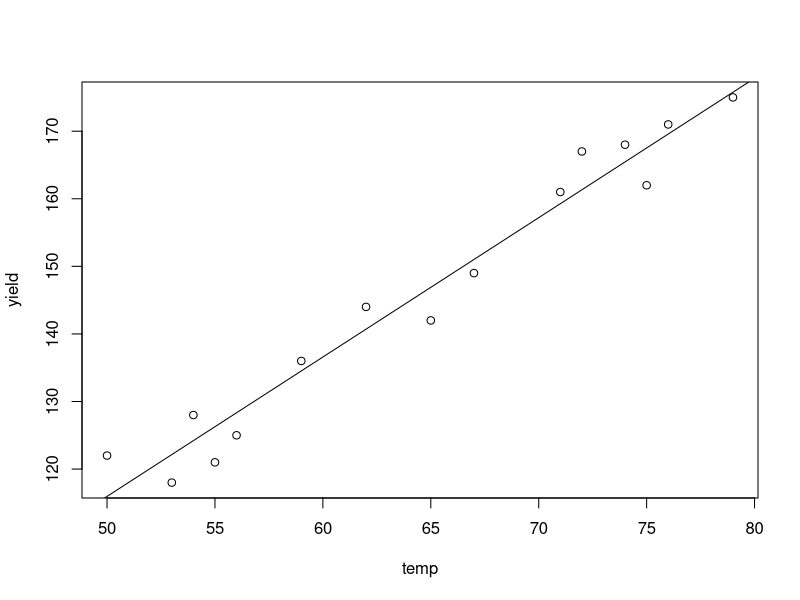

Recreate this plot in R.
temp = c(50, 53, 54, 55, 56, 59, 62, 65, 67, 71, 72, 74, 75, 76, 79)
yield = c(122, 118, 128, 121, 125, 136, 144, 142, 149, 161, 167, 168, 162, 171, 175)

# find the correlation between them
cor(temp, yield)

# create a data frame
df = data.frame(temp, yield)

# lets visualize the data and find out if they are linearly related
plot(temp, yield)

# build a linear regression model
df.lm = lm(yield~temp, data = df)

# analyse
summary(df.lm)
names(df.lm)
# coefficients
df.lm$coefficients
# residuals
df.lm$residuals
# fitted values
df.lm$fitted.values

#plotting the fitted line
abline(coef(df.lm))

#predict yield given a temperature
t = data.frame(temp = c(45, 40))
predict(df.lm, t)
